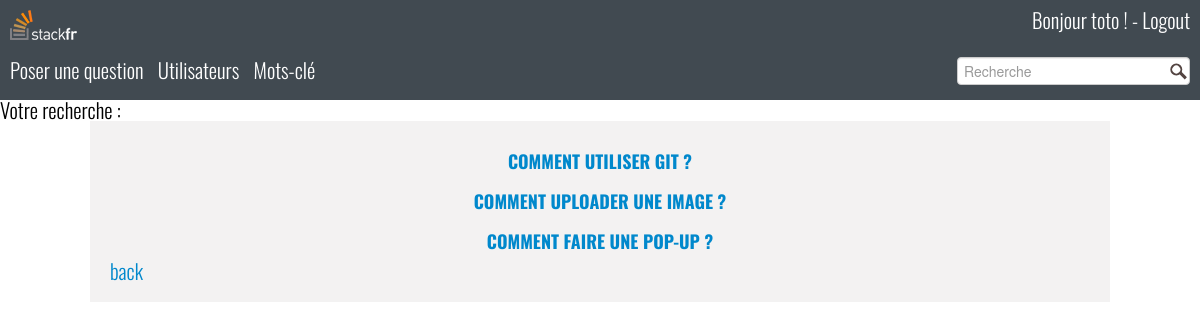
The page /recherche.php (signed in) on the database its author committed.
### tables this page shows
CREATE TABLE IF NOT EXISTS `question` (
  `id` int(11) NOT NULL AUTO_INCREMENT,
  `title` varchar(250) NOT NULL,
  `content` text NOT NULL,
  `tags` varchar(255) NOT NULL,
  `user_id` int(11) NOT NULL,
  `dateCreated` datetime NOT NULL,
  `dateModified` datetime NOT NULL,
  `vues` int(11) NOT NULL,
  `points` int(11) NOT NULL,
  PRIMARY KEY (`id`)
);

### recherche.php (the view, shortened to what this page needs)
 <?php
 	include("db.php");
	include("inc/header.php");
	include("inc/nav.php");
	$recherche="";
	echo"Votre recherche :"." ".($recherche);
	echo"<br/>";
	$sql = "SELECT title,question.id FROM question
				WHERE tags LIKE '%$recherche%'";
			$stmt = $dbh->prepare($sql);
			$stmt->execute();
			$questions_tag = $stmt->fetchAll();
?>
<section class="container">
	<?php foreach($questions_tag as $question_tag){ ?>
		<h3>
			<a href="detail_question.php?id=<?= $question_tag['id'];?>"   id="lien_question" title=""><?php echo $question_tag['title']; ?></a>
		</h3>
	<?php } ?>
	<a href="index.php" id="back">back</a>
</section>
<?php
include("inc/footer.php");
?>

### css/style.css (style rules this page uses)
html, body, div, span, applet, object, iframe, h1, h2, h3, h4, h5, h6, p, blockquote, pre, a, abbr, acronym, address, big, cite, code, del, dfn, em, img, ins, kbd, q, s, samp, small, strike, strong, sub, sup, tt, var, b, u, i, center, dl, dt, dd, ol, ul, li, fieldset, form, label, legend, table, caption, tbody, tfoot, thead, tr, th, td, article, aside, canvas, details, embed, figure, figcaption, footer, header, hgroup, menu, nav, output, ruby, section, summary, time, mark, audio, video { margin: 0; padding: 0; border: 0; font-size: 100%; vertical-align: baseline; }
article, aside, details, figcaption, figure, footer, header, hgroup, menu, nav, section { display: block; }
body { line-height: 1; }
body { font: 300 1.3rem/1.3rem Oswald; color: #000; }
h3 { text-transform: uppercase; font-size: 18px; text-align: center; }
.container { width: 980px; zoom: 1; margin: 0 auto; background-color: #f3f2f2; padding: 20px; }

### rows shown on the page
question: title "COMMENT UTILISER GIT ?"
question: title "COMMENT UPLOADER UNE IMAGE ?"
question: title "COMMENT FAIRE UNE POP-UP ?"

### other values the page prints
$_SESSION['user']['pseudo'] "toto"
